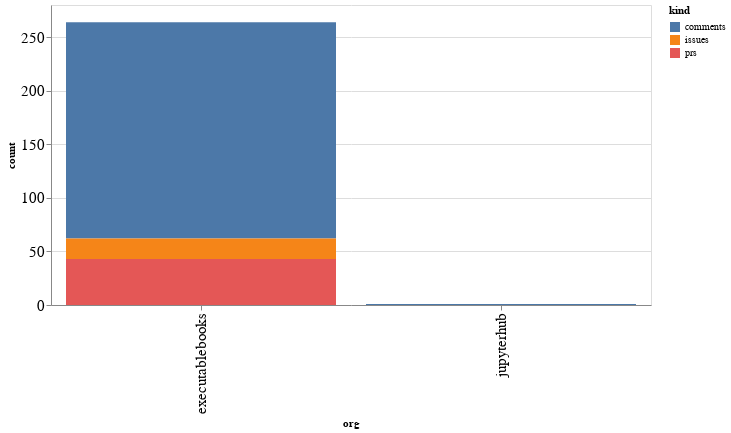

Source (notebook cell):
### Code cell
alt.Chart(org_summaries, width=600).mark_bar().encode(
    x='org',
    y='count',
    color='kind',
    tooltip="org"
)

### Figure 1 — Vega-Lite specification as saved in the notebook (floating-point values rounded to 4 significant figures)
{"config": {"axisLeft": {"labelFontSize": 15}, "axisBottom": {"labelFontSize": 15}}, "data": {"name": "data-5b61cbc34cab63983adcd2c6143da3da"}, "mark": "bar", "encoding": {"color": {"type": "nominal", "field": "kind"}, "tooltip": {"type": "nominal", "field": "org"}, "x": {"type": "nominal", "field": "org"}, "y": {"type": "quantitative", "field": "count"}}, "width": 600, "$schema": "https://vega.github.io/schema/vega-lite/v4.8.1.json", "datasets": {"data-5b61cbc34cab63983adcd2c6143da3da": [{"org": "executablebooks", "kind": "comments", "count": 202}, {"org": "executablebooks", "kind": "issues", "count": 19}, {"org": "executablebooks", "kind": "prs", "count": 43}, {"org": "jupyterhub", "kind": "comments", "count": 1}]}}
